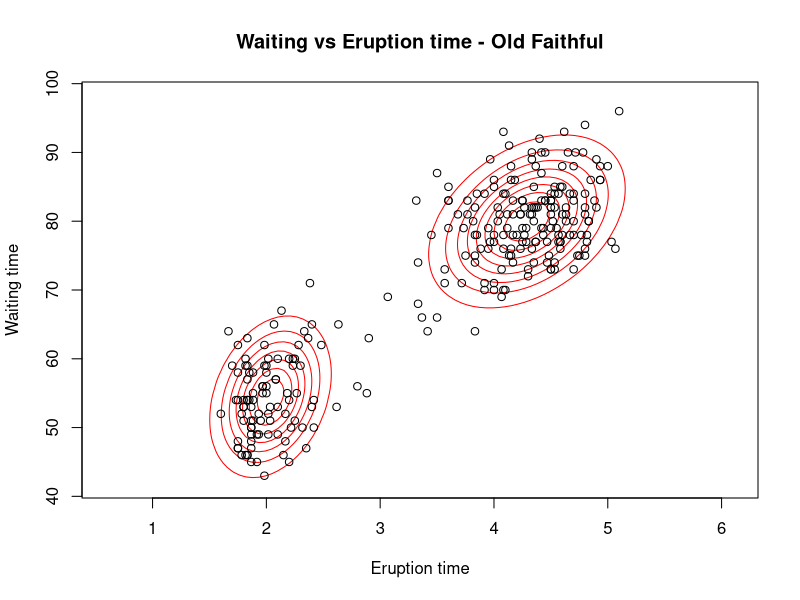

Write the R code that produced this figure.
##===============================
# Set the working directory and #
# load any required libraries   #
##===============================
cur.dir <- dirname(parent.frame(2)$ofile)
setwd(cur.dir)
require(mvtnorm)
require(ggplot2)
library(MASS)
library(R.utils)
sourceDirectory("../lib", modifiedOnly=FALSE) # Source the 'lib' directory

##====================
# Generate the data  #
##====================
epsilon <- 0.00001    # Convergence paramater
X       <- as.matrix(faithful)
K       <- 2          # Number of clusters

##=========================
# Initialize variables    #
##=========================
N       <- nrow(X)                    # Length of the dataset
cl      <- kmeans(X, K, nstart = 25)  # Use Kmeans with random starts
C.n     <- cl$cluster                 # get the mixture components
pi      <- as.vector(table(C.n)/NROW(X)) # mixing proportions
mu      <- cl$centers                 # means for each Gaussian
Sigma   <- list(length=K)             # Covariance matrix for each Gaussian
for (k in 1:K){
  Sigma[[k]]  <- cov(X[C.n==k,])
}

##===============================
# Run Expectation Maximization  #
##===============================
# Hold responsibilities that component k takes on explaining the observation x.n
post.resp   <- matrix(, N, K)
log.likel   <- 0
ll          <- 0

for (i in 1:1000){  # Loop until convergence
  ##===============================================
  ## Expectation Step
  pdf.w     <- matrix(, N, K)   # Hold the PDF of each point on each cluster k
  for (k in 1:K){ # Calculate the PDF of each cluster for each data point
    pdf.w[,k] <- pi[k] * dmvnorm(X, mean=mu[k,], sigma=Sigma[[k]], log=F)
  }
  post.resp <- pdf.w / rowSums(pdf.w) # Get responsibilites by normalizarion
  
  ##===============================================
  ## Maximization Step
  prev.log.likel <- log.likel # Store to check for convergence
  for (k in 1:K){
    # Update mixing proportions
    pi[k]     <- mean(post.resp[, k])
    # Update mean for cluster 'k' by taking the weighted average of *all* data points.
    mu[k,]     <- (t(post.resp[,k]) %*% X) / sum(post.resp[,k])
    # Calculate the variance for cluster 'k'
    X.cen <- sweep(X, MARGIN=2, mu[k,], FUN="-")
    Sigma[[k]] <- t(X.cen) %*% (X.cen * post.resp[,k]) / sum(post.resp[,k])
    
    # Calculate the log likelihood
    ll[k] <- -.5 * sum( post.resp[,k] * dmvnorm(X, mu[k,], sigma=Sigma[[k]], log=T))
  }
  # Check for convergence.
  log.likel = sum(ll)
  if (abs(log.likel-prev.log.likel) < epsilon){
    break
  }
  print(log.likel)
} #End of Expectation Maximization loop.

##=====================================
# Plot the data points and their pdfs #
##=====================================
# Points to estimate the density and plot the contours
xpts <- seq(from=min(X[,1])-1,to=max(X[,1])+1,length.out=100)
ypts <- seq(from=min(X[,2])-1,to=max(X[,2])+2,length.out=100)

# Estimate the mixture contours
mixture.contour <- outer(xpts,ypts,function(x,y) {
  mixture <- matrix(data=0, length(xpts)*length(ypts), 1)
  for(k in 1:K){
    mixture <- mixture + pi[k]*dmvnorm(cbind(x,y),mean=mu[k,],sigma=Sigma[[k]])
  }
  return(mixture)
  })
contour(xpts,ypts,mixture.contour,nlevels=10,drawlabel=FALSE,col="red",
        xlab="Eruption time",ylab="Waiting time",
        main="Waiting vs Eruption time - Old Faithful")
points(faithful)